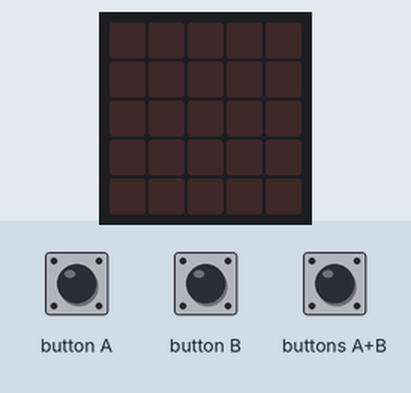
Simulated run of this program. Board: BBC micro:bit (MakeCode). On the bench: the board's 5×5 LED display. The test bench sets the inputs (shaded band). Random numbers come from a fixed seed.

Above: at 1.2 s.
1.3 s: button A pressed for 0.15 s
At 2.0 s:
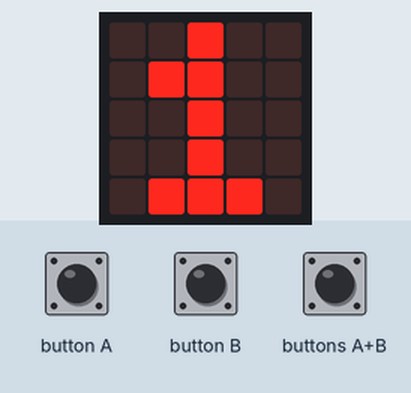
3.7 s: button B pressed for 0.15 s
At 5.0 s:
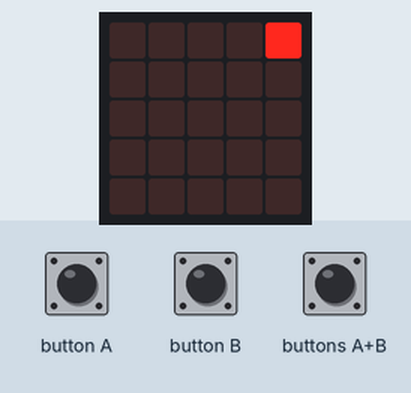
5.3 s: button B pressed for 0.15 s
At 6.5 s:
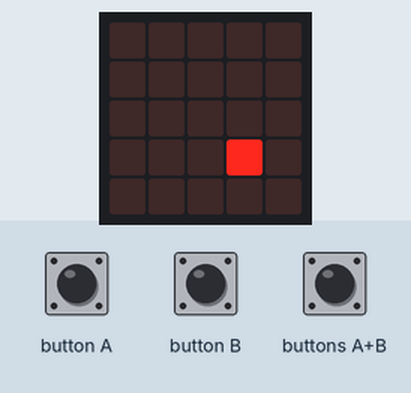
6.9 s: button B pressed for 0.15 s
At 7.7 s:
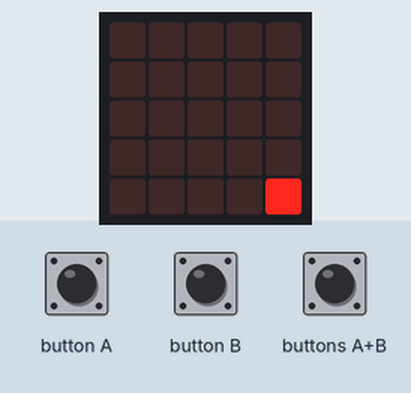
8.5 s: button B pressed for 0.15 s
At 8.9 s:
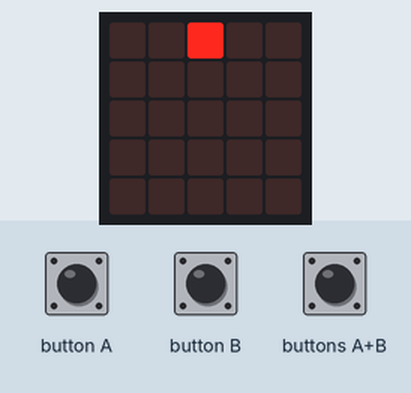
10.1 s: button B pressed for 0.15 s
At 11.4 s:
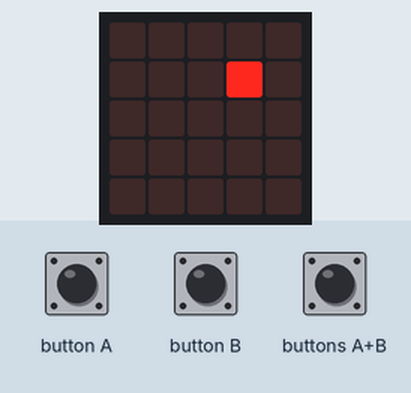
Timing chart, 0 to 12.7 s (numbered marks = the images above; inputs shaded):
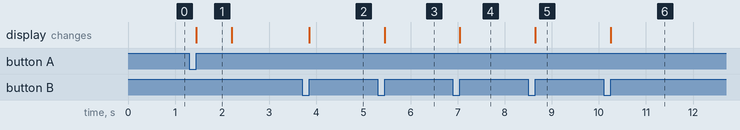

Measured:
- after the input at 1.3 s, the display: changes after 0.15 s (image 1)
- after the input at 3.7 s, the display: changes after 0.15 s (image 2)
- after the input at 5.3 s, the display: changes after 0.15 s (image 3)
- after the input at 6.9 s, the display: changes after 0.15 s (image 4)
- after the input at 8.5 s, the display: changes after 0.15 s (image 5)
- after the input at 10.1 s, the display: changes after 0.15 s (image 6)
- what the display in image 1 shows lasts 0.7 s, from 1.5 s to 2.2 s

The program:

main.ts
```typescript
/**
 * a=>增加
 *
 * b=>執行
 */
function 燈數 (num: number) {
    if (num % 5 == 0) {
        x = 4
        y = Math.floor(num / 5) - 1
    } else {
        x = num % 5 - 1
        y = Math.floor(num / 5)
    }
    led.plot(x, y)
}
// 增加亮燈的數量
input.onButtonPressed(Button.A, function () {
    show += 1
    basic.showNumber(show)
    basic.showLeds(`
        . . . . .
        . . . . .
        . . . . .
        . . . . .
        . . . . .
        `)
})
// 清空
input.onButtonPressed(Button.AB, function () {
    show = 0
    basic.showLeds(`
        . . . . .
        . . . . .
        . . . . .
        . . . . .
        . . . . .
        `)
})
// 使燈亮，並隨機
input.onButtonPressed(Button.B, function () {
    basic.clearScreen()
    list = []
    for (let index = 0; index < 25; index++) {
        list.push(0)
    }
    n = 0
    while (n < show) {
        a = randint(0, 24)
        if (list[a] == 0) {
            list[a] = 1
            n += 1
            燈數(a + 1)
        }
    }
})
// 使初始值為0
let a = 0
let list: number[] = []
let y = 0
let x = 0
let show = 0
let n = 0
n = 0
show = 0
```

test.ts
```typescript
// 在這裡測試；當此封包作為擴充功能時，將不會編譯此內容。
```
